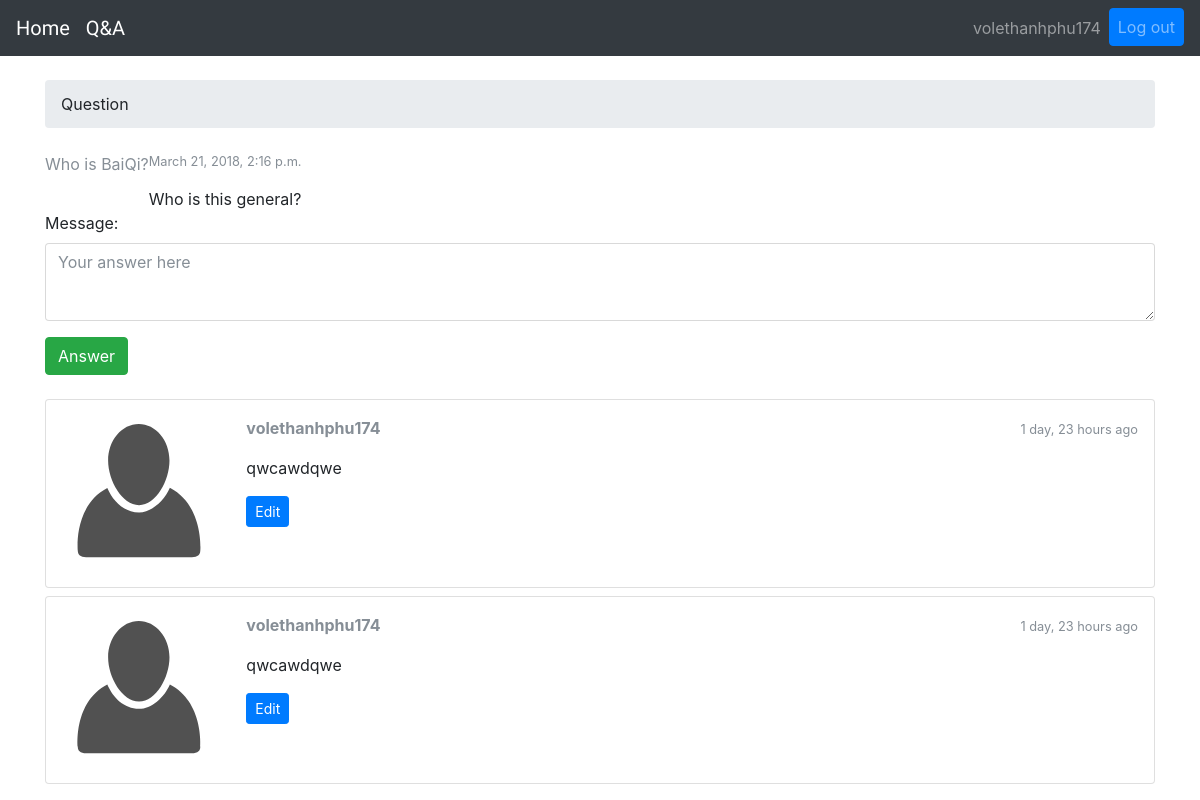
The app's page /Q&A/who-is-baiqi/ (signed in) with its own data.
### Q/models.py (models this page shows, shortened)
class Question(models.Model):
    question = models.CharField(max_length=255)
    message = models.TextField(default="message")
    created_at = models.DateTimeField(auto_now_add=True)
    slug = models.SlugField(null=False, unique=True, default="content")
    starter = models.ForeignKey(User, related_name='questions', on_delete=models.SET_NULL, null=True)

class Post(models.Model):
    message = models.TextField(default="message")
    question = models.ForeignKey(Question, related_name='posts', on_delete=models.CASCADE)
    created_at = models.DateTimeField(auto_now_add=True)
    created_by = models.ForeignKey(User, related_name='posts', on_delete=models.SET_NULL, null=True)

### Q/views.py (the view, shortened to what this page needs)
# urls.py: url(r'^(?P<slug>[-\w]+)/$', views.detail, name='detail'),
def detail(request, slug):
    question = get_object_or_404(Question, slug=slug)
    form = PostForm()
    return render(request, 'detail.html', {'question':question, 'form':form})

### Q/forms.py
class PostForm(forms.ModelForm):
    message = forms.CharField(
        widget=forms.Textarea(
            attrs={'rows': 3, 'placeholder': 'Your answer here'}
        ),
    )
    class Meta:
        model = Post
        fields = ['message', ]

### Q/templatetags/form_tags.py (called while the page is built)
@register.filter
def input_class(bound_field):
    css_class = ''
    if bound_field.form.is_bound:
        if bound_field.errors:
            css_class = 'is-invalid'
        elif field_type(bound_field) != 'PasswordInput':
            css_class = 'is-valid'
    return 'form-control {}'.format(css_class)

### Q/templates/detail.html (shortened to what this page needs)
{% extends "basic.html" %}
{% load static %}
{% load humanize %}
{% block breadcrumb %}
<li>Question</li>
{% endblock %}
{% block content %}
<p class="breadcrumb-item active">{{ question.question }}</p>
<p><small class="text-muted d-block">{{ question.created_at }}</small></p>
  <div class="content">
    {{ question.message}}
  </div>
  <form method="post" class="mb-4">
    {% include 'includes/form.html' %}
    <button type="submit" class="btn btn-success">Answer</button>
  </form>
  {% for post in question.posts.all %}
    <div class="card mb-2">
      <div class="card-body p-3">
        <div class="row">
          <div class="col-2">
            <img src="{% static 'img/avatar.svg' %}" alt="{{ post.created_by.username }}" class="w-100">
          </div>
          <div class="col-10">
            <div class="row mb-3">
              <div class="col-6">
                <strong class="text-muted">{{ post.created_by.username }}</strong>
              </div>
              <div class="col-6 text-right">
                <small class="text-muted">{{ post.created_at|naturaltime }}</small>
              </div>
            </div>
            {{ post.message|linebreaks }}
            {% if post.created_by == user %}
              <div class="mt-3">
                <a href="#" class="btn btn-primary btn-sm" role="button">Edit</a>
              </div>
            {% endif %}
          </div>
        </div>
      </div>
    </div>
  {% endfor %}
{% endblock %}

### board/templates/basic.html (shortened to what this page needs)
{% load static %}<!DOCTYPE html>
<html lang = "en">
<head>
    <link rel="stylesheet" href="{% static 'css/bootstrap.min.css' %}">
    <link rel="stylesheet" href="{% static 'css/style.css' %}">
</head>
<body>
    {% block body %}
    <nav class="navbar navbar-expand-lg navbar-dark bg-dark">
      <ul class="navbar-nav mr-auto">
        <li class="nav-item">
          <a class="navbar-brand" href="{% url 'board:index' %}">Home</a>
        </li>
        <li class="nav-item">
          <a class="navbar-brand" href="{% url 'question:Q' %}">Q&A</a>
        </li>
      </ul>
        {% if user.is_authenticated %}
         <ul class="navbar-nav ml-auto">
           <li class="nav-item"><a class="nav-link">{{ user.username }}</a></li>
           <li class="nav-item"><a class="nav-link btn btn-primary btn-block" href="{% url 'accounts:logout' %}">Log out</a></li>
         </ul>
        {% else %}
          <form class="form-inline ml-auto">
            <a href="{% url 'accounts:login' %}" class="btn btn-outline-secondary">Log in</a>
            <a href="{% url 'accounts:signup' %}" class="btn btn-primary ml-2">Sign up</a>
          </form>
        {% endif %}
    </nav>
     <div class="container">
         <ol class="breadcrumb my-4">
           {% block breadcrumb %}
           {% endblock %}
         </ol>
     </div>
     <div class="container">
         {% block content %}
         {% endblock %}
     </div>
     {% endblock body %}
</body>
</html>

### static/css/style.css (style rules this page uses)
.navbar-brand { font-family: 'Peralta', cursive; }

### records on screen
Question: question "Who is BaiQi?", created_at "March 21, 2018, 2:16 p.m.", message "Who is this general?"
Post: created_by.username "volethanhphu174", created_at "1 day, 23 hours ago", message "qwcawdqwe", shows "Edit"
Post: created_by.username "volethanhphu174", created_at "1 day, 23 hours ago", message "qwcawdqwe", shows "Edit"

### other values on screen
{{ user.username }} "volethanhphu174"
{{ field.label_tag }} "Message:"
